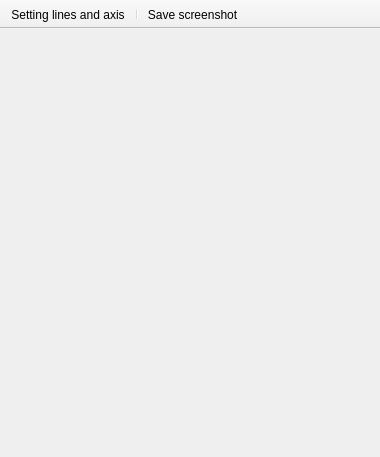
<?xml version="1.0" encoding="UTF-8"?>
<ui version="4.0">
 <class>Kv_DistributionClass</class>
 <widget class="QMainWindow" name="Kv_DistributionClass">
  <property name="geometry">
   <rect>
    <x>0</x>
    <y>0</y>
    <width>380</width>
    <height>457</height>
   </rect>
  </property>
  <property name="minimumSize">
   <size>
    <width>280</width>
    <height>365</height>
   </size>
  </property>
  <property name="windowTitle">
   <string>Height Kv distribution graph</string>
  </property>
  <widget class="QWidget" name="centralWidget">
   <widget class="QCustomPlot" name="plotArea" native="true">
    <property name="geometry">
     <rect>
      <x>0</x>
      <y>0</y>
      <width>380</width>
      <height>423</height>
     </rect>
    </property>
   </widget>
  </widget>
  <widget class="QToolBar" name="mainToolBar">
   <property name="contextMenuPolicy">
    <enum>Qt::PreventContextMenu</enum>
   </property>
   <property name="movable">
    <bool>false</bool>
   </property>
   <attribute name="toolBarArea">
    <enum>TopToolBarArea</enum>
   </attribute>
   <attribute name="toolBarBreak">
    <bool>false</bool>
   </attribute>
   <addaction name="Settings"/>
   <addaction name="separator"/>
   <addaction name="Screenshot"/>
  </widget>
  <action name="Settings">
   <property name="icon">
    <iconset resource="filebrowser.qrc">
     <normaloff>:/icons/icons/a_ChangeLine.xpm</normaloff>:/icons/icons/a_ChangeLine.xpm</iconset>
   </property>
   <property name="text">
    <string>Setting lines and axis</string>
   </property>
   <property name="toolTip">
    <string>Setting lines and axis</string>
   </property>
  </action>
  <action name="Screenshot">
   <property name="icon">
    <iconset resource="filebrowser.qrc">
     <normaloff>:/icons/icons/a_Camera.xpm</normaloff>:/icons/icons/a_Camera.xpm</iconset>
   </property>
   <property name="text">
    <string>Save screenshot</string>
   </property>
   <property name="toolTip">
    <string>Save screenshot (Ctrl+P)</string>
   </property>
   <property name="shortcut">
    <string>Ctrl+P</string>
   </property>
  </action>
 </widget>
 <layoutdefault spacing="6" margin="11"/>
 <customwidgets>
  <customwidget>
   <class>QCustomPlot</class>
   <extends>QWidget</extends>
   <header>qcustomplot.h</header>
   <container>1</container>
  </customwidget>
 </customwidgets>
 <resources>
  <include location="filebrowser.qrc"/>
 </resources>
 <connections/>
</ui>
